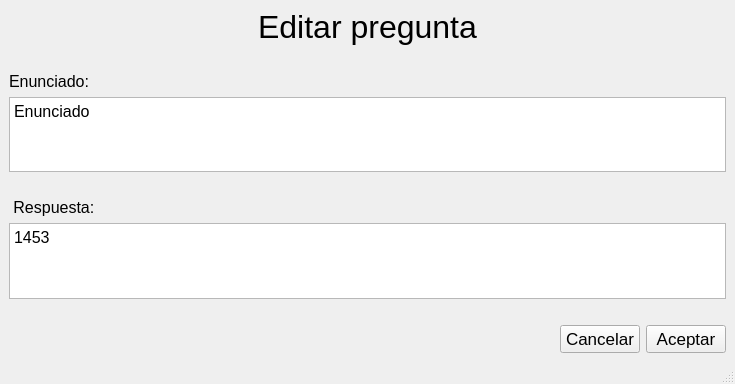
<?xml version="1.0" encoding="UTF-8"?>
<ui version="4.0">
 <class>MainWindow</class>
 <widget class="QMainWindow" name="MainWindow">
  <property name="geometry">
   <rect>
    <x>0</x>
    <y>0</y>
    <width>735</width>
    <height>384</height>
   </rect>
  </property>
  <property name="windowTitle">
   <string>MainWindow</string>
  </property>
  <widget class="QWidget" name="centralwidget">
   <layout class="QVBoxLayout" name="verticalLayout">
    <item>
     <layout class="QVBoxLayout" name="verticalLayout_3">
      <item>
       <widget class="QLabel" name="label">
        <property name="font">
         <font>
          <pointsize>9</pointsize>
         </font>
        </property>
        <property name="text">
         <string>&lt;html&gt;&lt;head/&gt;&lt;body&gt;&lt;p align=&quot;center&quot;&gt;&lt;span style=&quot; font-size:24pt;&quot;&gt;Editar pregunta&lt;/span&gt;&lt;/p&gt;&lt;/body&gt;&lt;/html&gt;</string>
        </property>
       </widget>
      </item>
     </layout>
    </item>
    <item>
     <spacer name="horizontalSpacer_7">
      <property name="orientation">
       <enum>Qt::Orientation::Horizontal</enum>
      </property>
      <property name="sizeHint" stdset="0">
       <size>
        <width>40</width>
        <height>20</height>
       </size>
      </property>
     </spacer>
    </item>
    <item>
     <layout class="QHBoxLayout" name="horizontalLayout">
      <item>
       <widget class="QLabel" name="label_2">
        <property name="font">
         <font>
          <pointsize>12</pointsize>
         </font>
        </property>
        <property name="text">
         <string>Enunciado:</string>
        </property>
       </widget>
      </item>
     </layout>
    </item>
    <item>
     <widget class="QTextEdit" name="textEdit_2">
      <property name="font">
       <font>
        <pointsize>12</pointsize>
       </font>
      </property>
      <property name="html">
       <string>&lt;!DOCTYPE HTML PUBLIC &quot;-//W3C//DTD HTML 4.0//EN&quot; &quot;http://www.w3.org/TR/REC-html40/strict.dtd&quot;&gt;
&lt;html&gt;&lt;head&gt;&lt;meta name=&quot;qrichtext&quot; content=&quot;1&quot; /&gt;&lt;meta charset=&quot;utf-8&quot; /&gt;&lt;style type=&quot;text/css&quot;&gt;
p, li { white-space: pre-wrap; }
hr { height: 1px; border-width: 0; }
li.unchecked::marker { content: &quot;\2610&quot;; }
li.checked::marker { content: &quot;\2612&quot;; }
&lt;/style&gt;&lt;/head&gt;&lt;body style=&quot; font-family:'Segoe UI'; font-size:12pt; font-weight:400; font-style:normal;&quot;&gt;
&lt;p style=&quot; margin-top:0px; margin-bottom:0px; margin-left:0px; margin-right:0px; -qt-block-indent:0; text-indent:0px;&quot;&gt;Enunciado&lt;/p&gt;&lt;/body&gt;&lt;/html&gt;</string>
      </property>
     </widget>
    </item>
    <item>
     <spacer name="horizontalSpacer_5">
      <property name="orientation">
       <enum>Qt::Orientation::Horizontal</enum>
      </property>
      <property name="sizeHint" stdset="0">
       <size>
        <width>40</width>
        <height>20</height>
       </size>
      </property>
     </spacer>
    </item>
    <item>
     <widget class="QLabel" name="label_7">
      <property name="font">
       <font>
        <pointsize>12</pointsize>
       </font>
      </property>
      <property name="text">
       <string> Respuesta:</string>
      </property>
     </widget>
    </item>
    <item>
     <layout class="QHBoxLayout" name="horizontalLayout_2">
      <item>
       <widget class="QTextEdit" name="textEdit">
        <property name="enabled">
         <bool>true</bool>
        </property>
        <property name="font">
         <font>
          <pointsize>12</pointsize>
         </font>
        </property>
        <property name="html">
         <string>&lt;!DOCTYPE HTML PUBLIC &quot;-//W3C//DTD HTML 4.0//EN&quot; &quot;http://www.w3.org/TR/REC-html40/strict.dtd&quot;&gt;
&lt;html&gt;&lt;head&gt;&lt;meta name=&quot;qrichtext&quot; content=&quot;1&quot; /&gt;&lt;meta charset=&quot;utf-8&quot; /&gt;&lt;style type=&quot;text/css&quot;&gt;
p, li { white-space: pre-wrap; }
hr { height: 1px; border-width: 0; }
li.unchecked::marker { content: &quot;\2610&quot;; }
li.checked::marker { content: &quot;\2612&quot;; }
&lt;/style&gt;&lt;/head&gt;&lt;body style=&quot; font-family:'Segoe UI'; font-size:12pt; font-weight:400; font-style:normal;&quot;&gt;
&lt;p style=&quot; margin-top:0px; margin-bottom:0px; margin-left:0px; margin-right:0px; -qt-block-indent:0; text-indent:0px;&quot;&gt;1453&lt;/p&gt;&lt;/body&gt;&lt;/html&gt;</string>
        </property>
       </widget>
      </item>
     </layout>
    </item>
    <item>
     <spacer name="horizontalSpacer_4">
      <property name="orientation">
       <enum>Qt::Orientation::Horizontal</enum>
      </property>
      <property name="sizeHint" stdset="0">
       <size>
        <width>40</width>
        <height>20</height>
       </size>
      </property>
     </spacer>
    </item>
    <item>
     <layout class="QHBoxLayout" name="horizontalLayout_3">
      <item>
       <spacer name="horizontalSpacer_2">
        <property name="orientation">
         <enum>Qt::Orientation::Horizontal</enum>
        </property>
        <property name="sizeHint" stdset="0">
         <size>
          <width>40</width>
          <height>20</height>
         </size>
        </property>
       </spacer>
      </item>
      <item>
       <widget class="QPushButton" name="pushButton_13">
        <property name="font">
         <font>
          <pointsize>13</pointsize>
         </font>
        </property>
        <property name="text">
         <string>Cancelar</string>
        </property>
       </widget>
      </item>
      <item>
       <widget class="QPushButton" name="pushButton_12">
        <property name="font">
         <font>
          <pointsize>13</pointsize>
         </font>
        </property>
        <property name="text">
         <string>Aceptar</string>
        </property>
       </widget>
      </item>
     </layout>
    </item>
   </layout>
  </widget>
  <widget class="QStatusBar" name="statusbar"/>
 </widget>
 <resources/>
 <connections/>
</ui>
